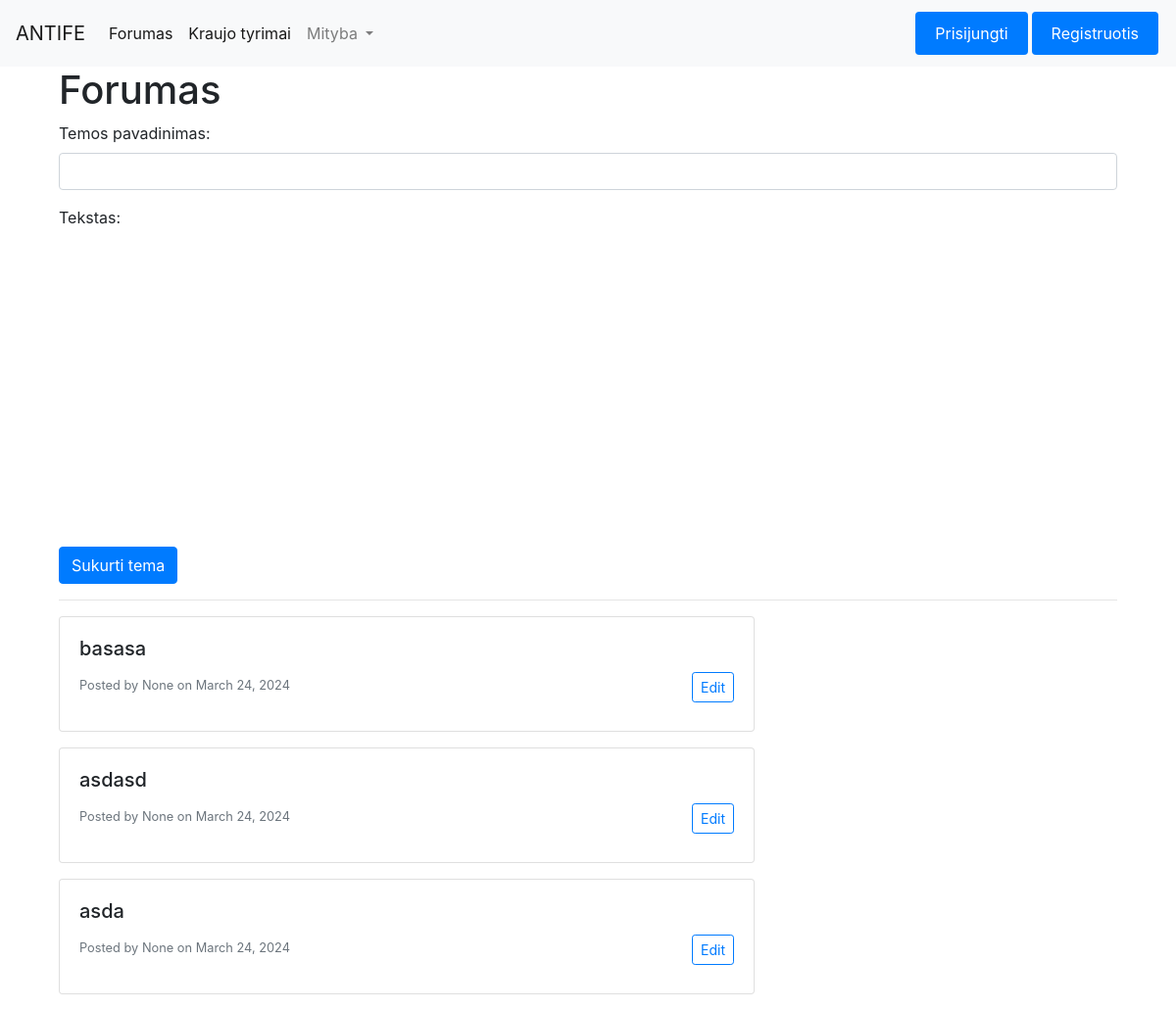
The page /forumas/ on the database as committed earlier.
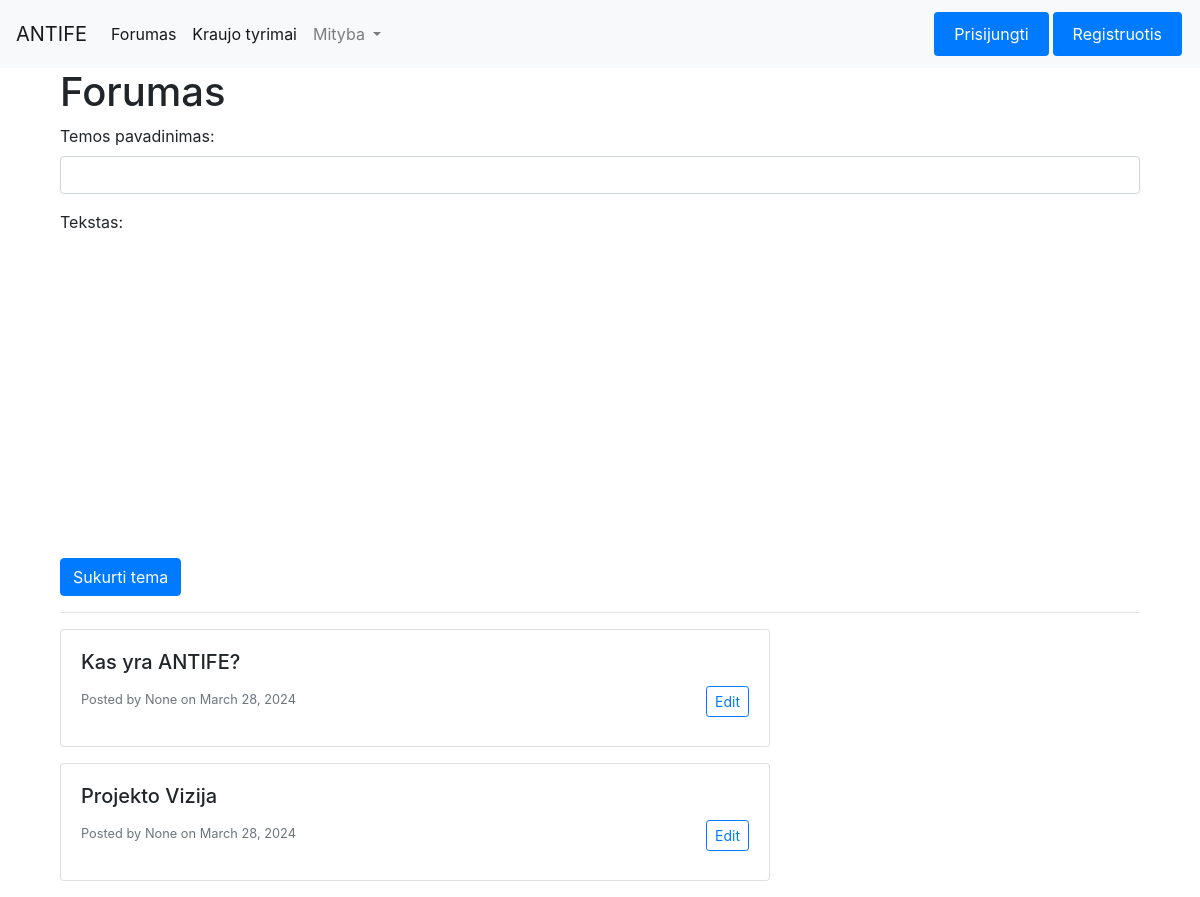
The same page on the database as committed later.
### homepage/models.py (models this page shows)
class Forumai(models.Model):
    pavadinimas = models.CharField(max_length=255)

class Irasai(models.Model):
    tekstas = models.CharField(max_length=255)
    data = models.DateField()
    fk_Forumasid_Forumas = models.ForeignKey(Forumai, on_delete=models.CASCADE)
    fk_Naudotojasid_Naudotojas = models.ForeignKey(Naudotojai, on_delete=models.CASCADE)

### Forumas/views.py (the view)
# urls.py: path('', views.forumasview, name='forumasview'),
def forumasview(request):
    topics = Forumai.objects.all().prefetch_related('irasai_set')  # Prefetch related posts for efficiency
    username = None
    if request.user.is_authenticated:
        username = request.user.username
    return render(request, 'Forumas.html', {'topics': topics, 'username': username})

### Forumas/templates/Forumas.html (shortened to what this page needs)
{% extends 'base.html' %}
{% block content %}
    <div class="container">
        <h1>Forumas</h1>
        <form method="post" action="{% url 'Forumas:create_topic' %}">
            <div class="form-group">
                <label for="topic_title">Temos pavadinimas:</label>
                <input type="text" class="form-control" id="topic_title" name="title" required>
            </div>
            <div class="form-group">
                <label for="post_text">Tekstas:</label>
                <div id="editor" style="height: 300px;"></div>
            </div>
            <button type="submit" class="btn btn-primary">Sukurti tema</button>
        </form>
        <hr>
        {% if topics %}
            <div class="row">
                {% for topic in topics reversed %}
                    <div class="col-md-8">
                        <div class="card mb-3">
                            <div class="card-body">
                                <h5 class="card-title" onclick="togglePost('{{ topic.id }}')" title="Noredami pamatyti tekstą spustelekite cia">
                                    {{ topic.pavadinimas }}
                                </h5>
                                <button class="btn btn-sm btn-outline-primary float-right" onclick="editPost('{{ topic.id }}')">Edit</button>
                                <p>
                                    <small class="text-muted">
                                        Posted by {{ username }} on {{ topic.irasai_set.last.data }}
                                    </small>
                                </p>
                            </div>
                        </div>
                    </div>
                {% endfor %}
            </div>
        {% else %}
            <p>No topics yet.</p>
        {% endif %}
    </div>
    <link href="https://cdn.quilljs.com/1.3.6/quill.snow.css" rel="stylesheet">
{% endblock %}

### homepage/templates/base.html (shortened to what this page needs)
<!DOCTYPE html>
<html lang="en">
<head>
  <link rel="stylesheet" href="https://stackpath.bootstrapcdn.com/bootstrap/4.5.2/css/bootstrap.min.css">
  <link rel="stylesheet" href="https://stackpath.bootstrapcdn.com/bootstrap/4.3.1/css/bootstrap.min.css">
</head>
<body>
  <nav class="navbar navbar-expand-lg navbar-light bg-light">
    <a class="navbar-brand" href="{% url 'home' %}">ANTIFE</a>
    <div class="collapse navbar-collapse" id="navbarNav">
      <ul class="navbar-nav mr-auto">
        <li class="nav-item active">
          <a class="nav-link" href="{% url 'forumas:forumasview' %}">Forumas</a>
        </li>
        <li class="nav-item active">
          <a class="nav-link" href="{% url 'kraujo_tyrimai:kraujotyrview' %}">Kraujo tyrimai</a>
        </li>
        <li class="nav-item dropdown">
          <a class="nav-link dropdown-toggle" href="#" id="mitybaDropdown" role="button" data-toggle="dropdown" aria-haspopup="true" aria-expanded="false">
            Mityba
          </a>
        </li>
      </ul>
      {% if request.user.is_authenticated %}
      <button type="button" class="btn btn-primary custom-button" onclick="Loguot()">Atsijungti</button>
      {% else %}
      <button type="button" class="btn btn-primary custom-button" onclick="openLogin()">Prisijungti</button>
      <button type="button" class="btn btn-primary custom-button" onclick="openRegister()">Registruotis</button>
      {% endif %}
    </div>
  </nav>
  <div class="container">{% block content %} {% endblock %}</div>
</body>
</html>

### homepage/templates/base.html (style rules this page uses)
button.custom-button { background-color: #007bff; border: none; color: white; padding: 10px 20px; text-decoration: none; display: inline-block; font-size: 16px; margin: 4px 2px; cursor: pointer; }

Rows that differ between the two databases and show on the page:
removed Forumai: pavadinimas "basasa", username "None", irasai_set.last.data "March 24, 2024"
removed Forumai: pavadinimas "asdasd", username "None", irasai_set.last.data "March 24, 2024"
removed Forumai: pavadinimas "asda", username "None", irasai_set.last.data "March 24, 2024"
added Forumai: pavadinimas "Kas yra ANTIFE?", username "None", irasai_set.last.data "March 28, 2024"
added Forumai: pavadinimas "Projekto Vizija", username "None", irasai_set.last.data "March 28, 2024"
